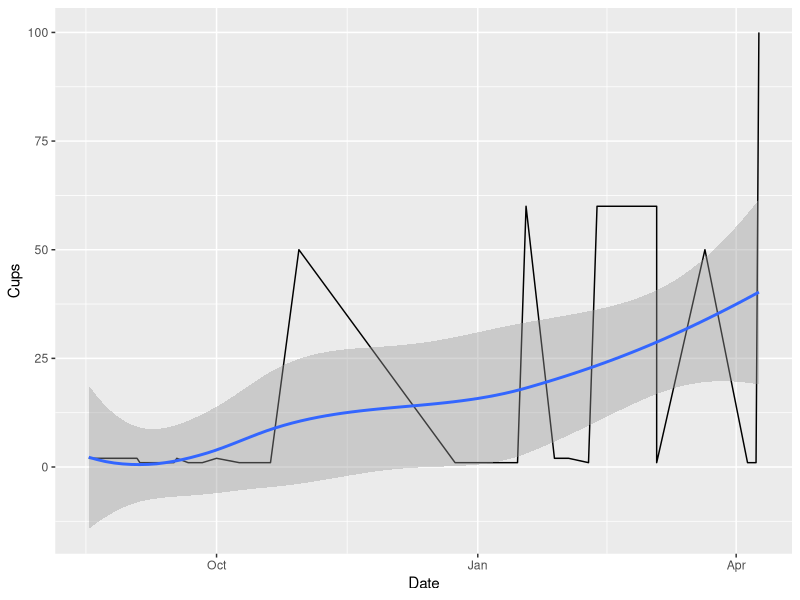
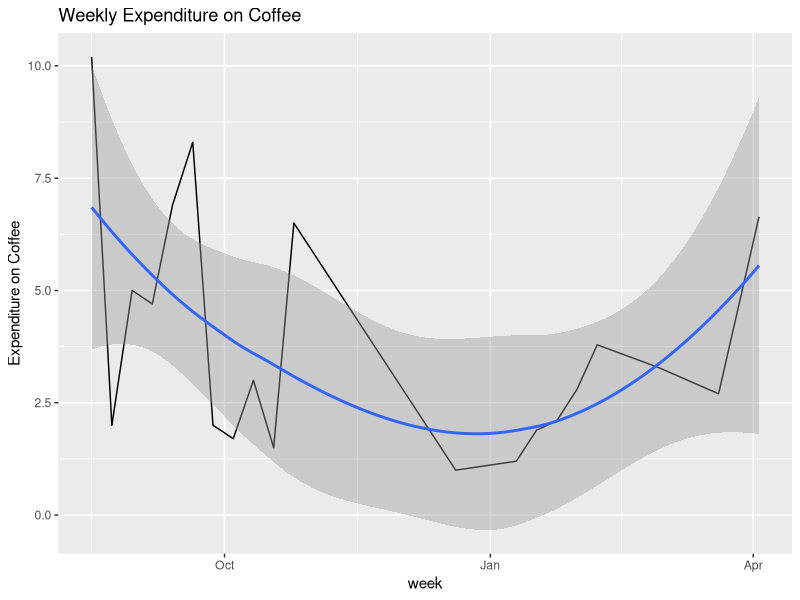
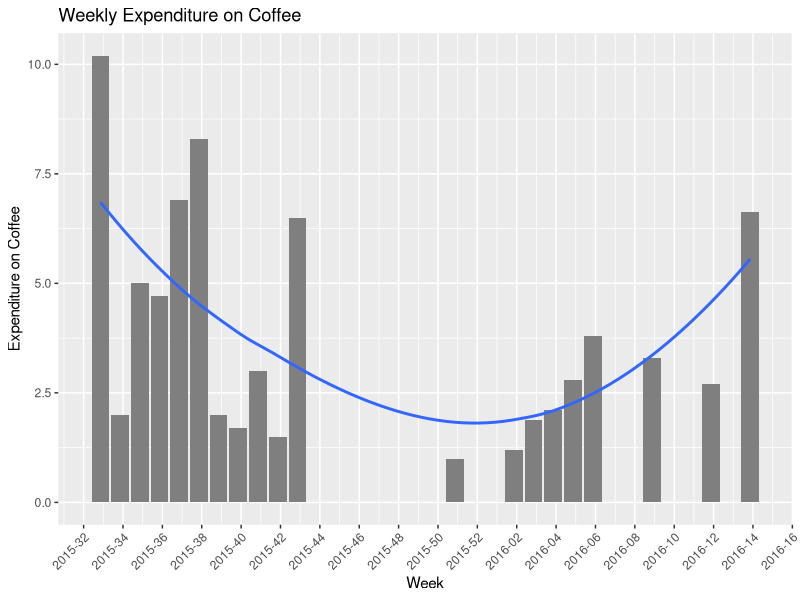
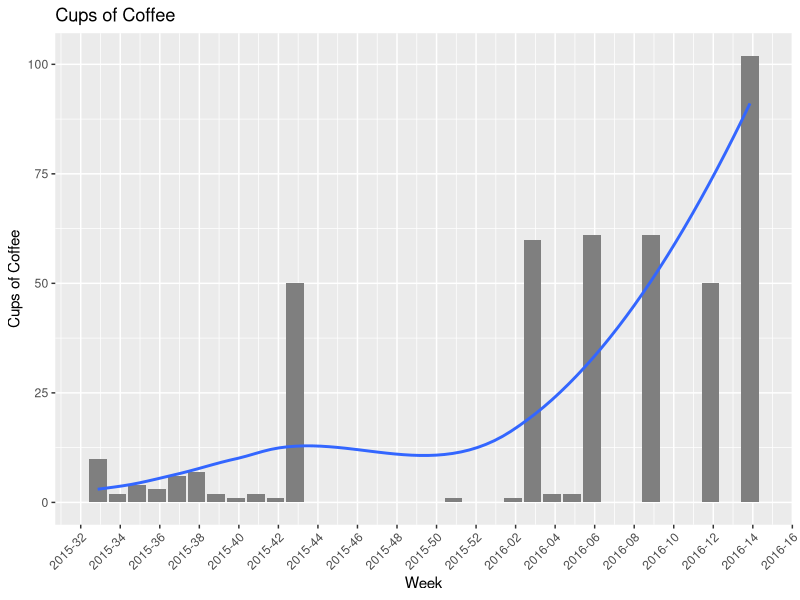
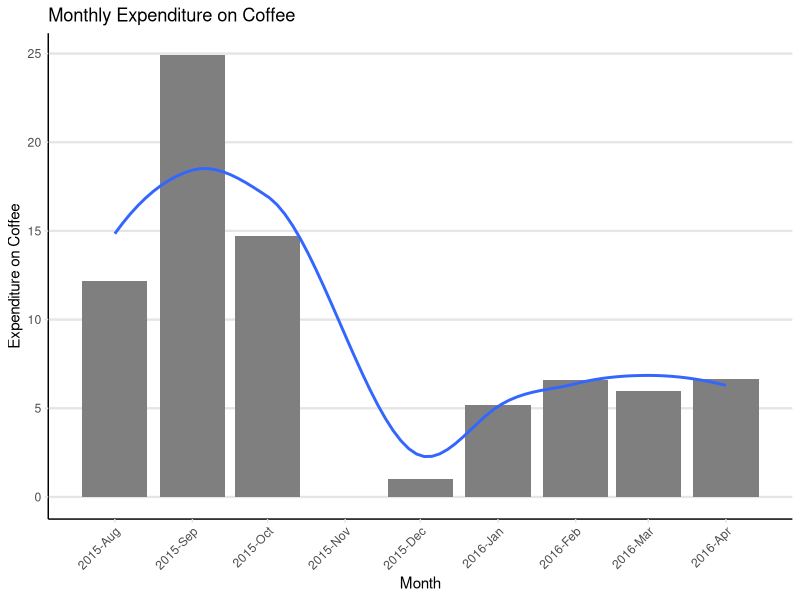
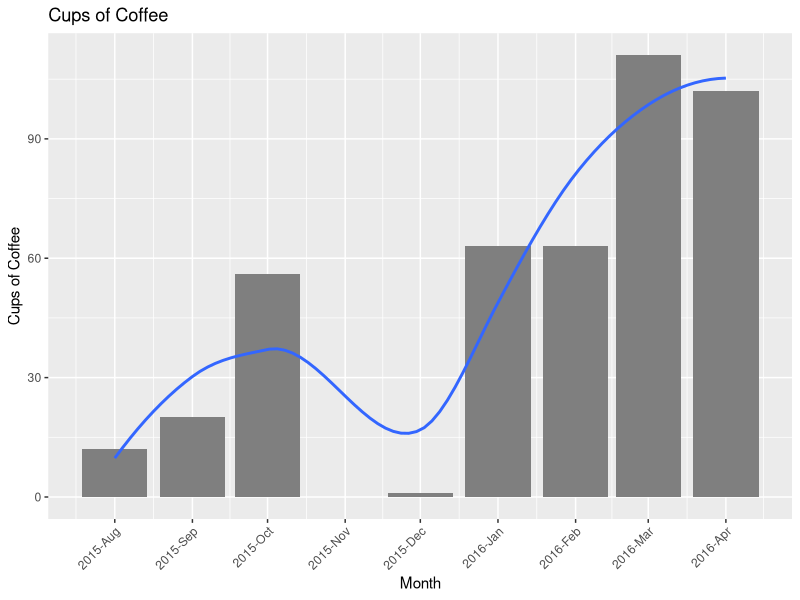
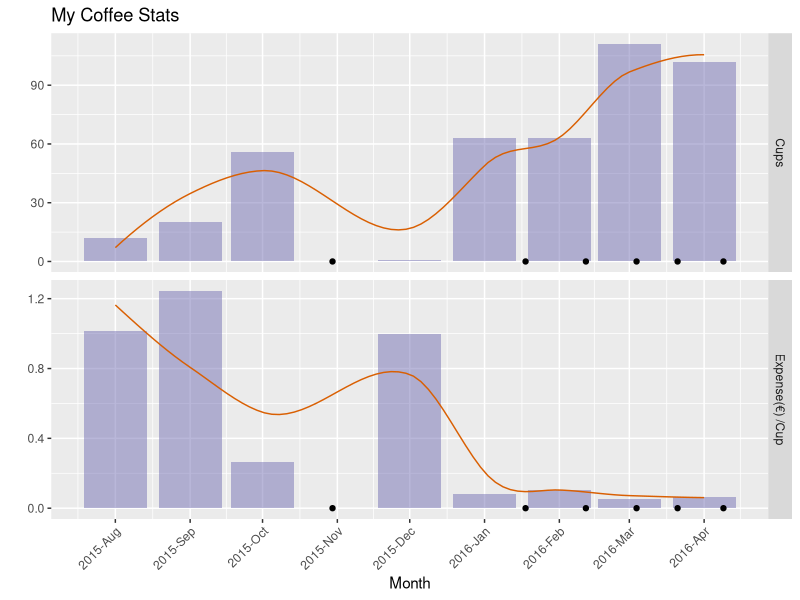
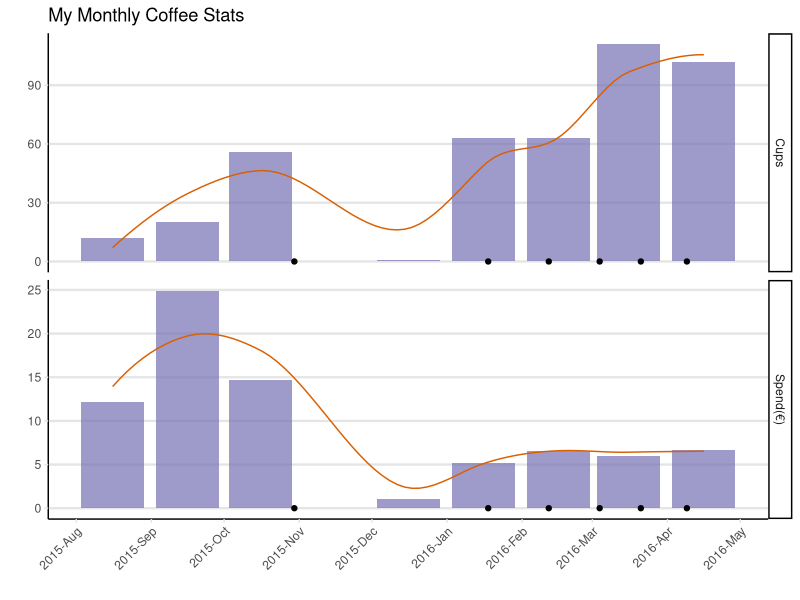

Here is the R script that generated these plots, in order:
setwd("~/Dropbox/Workspace/Course_Exercises/InfoVis/project")
df <- read.table("coffee.dat",sep="\t",header = TRUE)
df$Date <- as.Date(as.character(df$Date),format="%d-%b-%Y")
summary(df)
library(ggplot2)
ggplot(df,aes(x=Date,y=Cups))+geom_path()+geom_smooth()

# Aggregate data by month and week
library(lubridate)
library(plyr)
df$month <- floor_date(df$Date, "month")
df$week <- floor_date(df$Date, "week")

# Weekly Expenditure on Coffee
coffee.spendperweek = aggregate(Expenditure ~ week, data=df, FUN=sum)
ggplot(coffee.spendperweek,aes(x=week,y=Expenditure))+
  geom_line()+
  geom_smooth()+
  ylab("Expenditure on Coffee")+
  ggtitle("Weekly Expenditure on Coffee")

# Weekly Expenditure on Coffee (Bar plot)
ggplot(coffee.spendperweek,aes(x=week,y=Expenditure))+
  geom_bar(stat="identity",fill=I("grey50"))+
  geom_smooth(se=FALSE)+
  # geom_smooth(method="glm", formula = y ~ poly(x, 3))+
  ggtitle("Weekly Expenditure on Coffee") +
  ylab("Expenditure on Coffee")+
  xlab("Week") +
  scale_x_date(date_breaks = "2 week",date_labels = "%Y-%U")+
  theme(axis.text.x = element_text(angle = 45, hjust = 1))

# Weekly cups Coffee (Bar plot)
coffee.cupsperweek = aggregate(Cups ~ week, data=df, FUN=sum)
ggplot(coffee.cupsperweek,aes(x=week,y=Cups))+
  geom_bar(stat="identity",fill=I("grey50"))+
  geom_smooth(se=FALSE)+
  # geom_smooth(method="glm", formula = y ~ poly(x, 3))+
  ggtitle("Cups of Coffee") +
  ylab("Cups of Coffee")+
  xlab("Week") +
  scale_x_date(date_breaks = "2 week",date_labels = "%Y-%U")+
  theme(axis.text.x = element_text(angle = 45, hjust = 1))

# Monthly Expenditure on Coffee (Bar plot)
coffee.spendpermonth = aggregate(Expenditure ~ month, data=df, FUN=sum)
ggplot(coffee.spendpermonth,aes(x=month,y=Expenditure))+
  geom_bar(stat="identity",fill=I("grey50"))+
  geom_smooth(se=FALSE)+# geom_smooth(method="glm", formula = y ~ poly(x, 3))+
  ggtitle("Monthly Expenditure on Coffee") +
  ylab("Expenditure on Coffee")+
  xlab("Month") +
  scale_x_date(date_breaks = "1 month",date_labels = "%Y-%b") +
  theme_classic()+
  theme(axis.text.x = element_text(angle = 45, hjust = 1), 
        panel.grid.major.y = element_line(color = "gray90", size = 0.8),
        axis.ticks = element_line(colour = "gray90"))


# Monthly cups Coffee (Bar plot)
coffee.cupspermonth = aggregate(Cups ~ month, data=df, FUN=sum)
ggplot(coffee.cupspermonth,aes(x=month,y=Cups))+
  geom_bar(stat="identity",fill=I("grey50"))+
  geom_smooth(se=FALSE)+
  # geom_smooth(method="glm", formula = y ~ poly(x, 3))+
  ggtitle("Cups of Coffee") +
  ylab("Cups of Coffee")+
  xlab("Month") +
  scale_x_date(date_breaks = "1 month",date_labels = "%Y-%b")+
  theme(axis.text.x = element_text(angle = 45, hjust = 1))

# Monthly cups Coffee + Expense per cup (Bar plot)
library(sqldf)
coffee <- aggregate(Cups ~ month, data=df, FUN=sum) # coffee$cupspermonth = aggregate(Cups ~ month, data=df, FUN=sum)
expense_percup_permonth <- sqldf("select sum(Expenditure)/sum(Cups) as Expense_percup,month from df group by month") # monthly
coffee_agg <- sqldf("select coffee.month as month, coffee.Cups as Cups, e.Expense_percup from coffee INNER JOIN expense_percup_permonth as e on coffee.month == e.month") # monthly

library(reshape2)
colnames(coffee_agg) <- c("Month","Cups","Expense(€) /Cup")
coffee_agg_facet <- melt(coffee_agg, measure.vars = c("Cups", "Expense(€) /Cup"))

ggplot(coffee_agg_facet,aes(x=Month,y=value))+
  geom_bar(stat="identity",fill="#7570b3",alpha=0.5) +#grey50
  geom_smooth(se=FALSE,color="#d95f02",size=0.5 , span=0.7)+
  # geom_smooth(se=FALSE,color="#d95f02",size=0.5, method="glm", formula = y ~ poly(x, 3))+
  ggtitle("My Coffee Stats") + # ylab("Cups of Coffee") +
  ylab("")+
  xlab("Month") +
  theme(axis.text.x = element_text(angle = 45, hjust = 1)) +
  scale_x_date(date_breaks = "1 month",date_labels = "%Y-%b") +#scale_y_continuous(breaks = c(seq(0,120,by=10))) +
  facet_grid(variable ~ ., scales = "free_y") +
  annotate("point", x = as.Date(c("30-Oct-2015","18-Jan-2016","12-Feb-2016","4-Mar-2016","21-Mar-2016",
                          "9-Apr-2016"),format="%d-%b-%Y"), y = 0)

# Monthly cups Coffee + Expense on Coffee (Bar plot)
library(sqldf)
# coffee <- aggregate(Cups ~ month, data=df, FUN=sum) # coffee$cupspermonth = aggregate(Cups ~ month, data=df, FUN=sum)
# expense_permonth <- aggregate(Expense ~ month, data=df, FUN=sum) #sqldf("select sum(Expenditure) , month from df group by month") # monthly
coffee_agg <- sqldf("select month, sum(Cups) as Cups, sum(Expenditure) as 'Spend(€)' from df group by month") # monthly

library(reshape2)
colnames(coffee_agg) <- c("Month","Cups","Spend(€)")
coffee_agg_facet <- melt(coffee_agg, measure.vars = c("Cups", "Spend(€)"))

ggplot(coffee_agg_facet,aes(x=Month+15,y=value))+
  geom_bar(stat="identity",fill="#7570b3",alpha=0.7) +#grey50 width=1.5
  geom_smooth(se=FALSE,color="#d95f02",size=0.5 , span=0.7)+
  # geom_smooth(se=FALSE,color="#d95f02",size=0.5, method="glm", formula = y ~ poly(x, 3))+
  ggtitle("My Monthly Coffee Stats") + # ylab("Cups of Coffee") +
  ylab("")+
  xlab("")+
  scale_x_date(date_breaks = "1 month",date_labels = "%Y-%b") +# %Y-%U scale_y_continuous(breaks = c(seq(0,120,by=10))) +
  facet_grid(variable ~ ., scales = "free_y") +
  annotate("point", x = as.Date(c("30-Oct-2015","18-Jan-2016","12-Feb-2016","4-Mar-2016","21-Mar-2016",
                                  "9-Apr-2016"),format="%d-%b-%Y"), y = 0) +
  theme_classic()+
  theme(axis.text.x = element_text(angle = 45, hjust = 1), 
        panel.grid.major.y = element_line(color = "gray90", size = 0.8),
        axis.ticks = element_line(colour = "gray90"))

# -------- All data in the same plot


# --------
